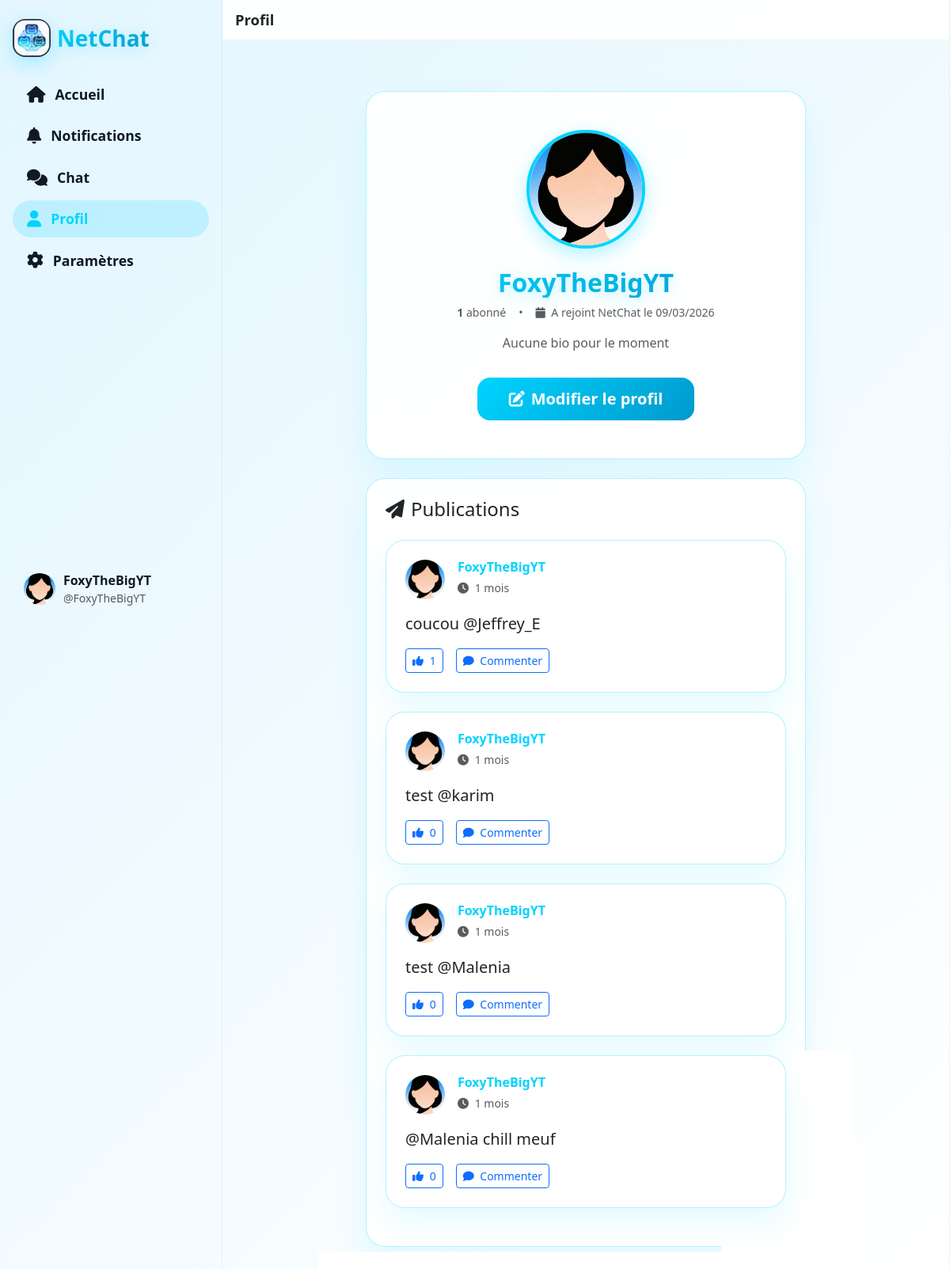
Page /public/profile?id=3 (signed in) on the earlier database version.
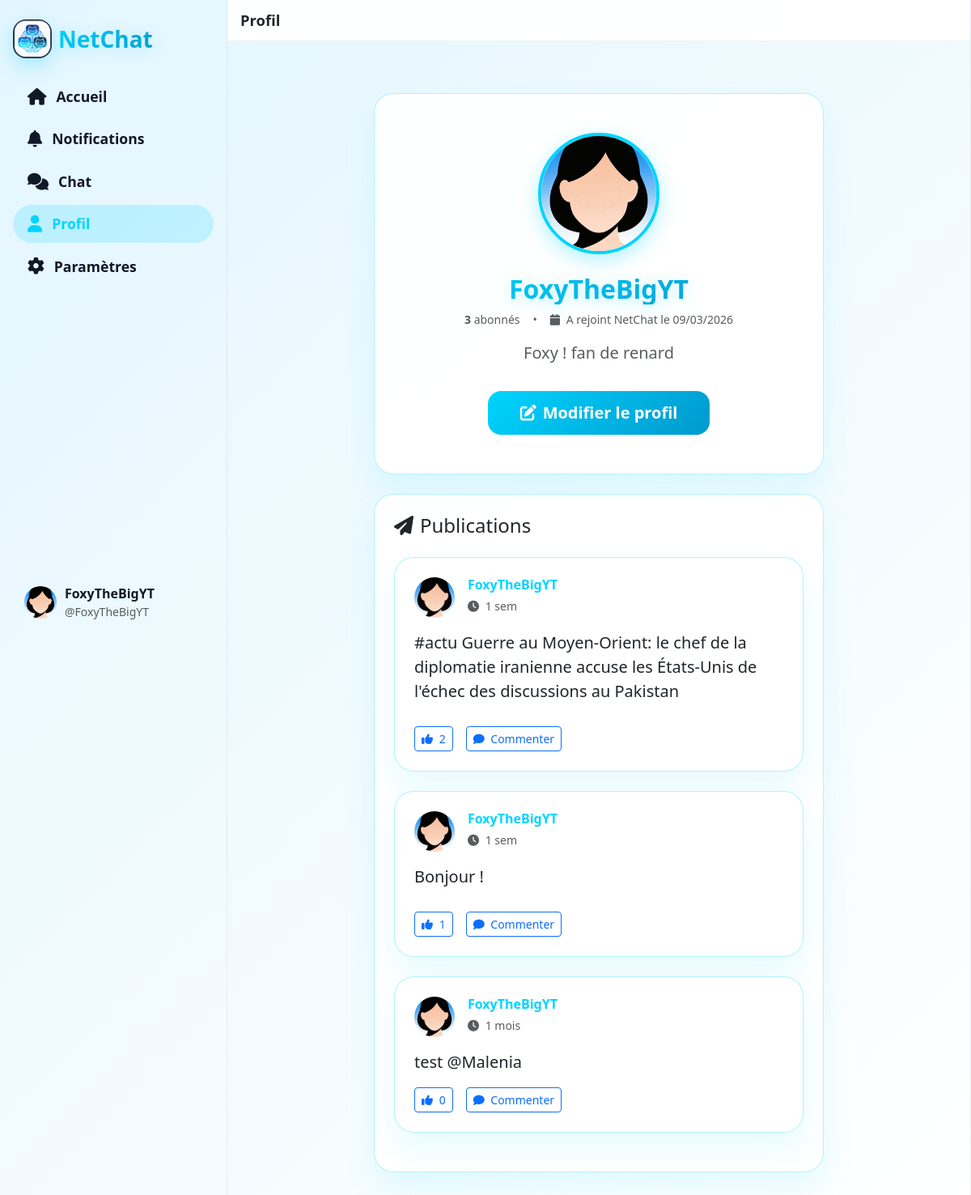
Same page on the later database version.
### tables this page shows
CREATE TABLE IF NOT EXISTS `users` (
  `id` int NOT NULL AUTO_INCREMENT,
  `username` varchar(50) NOT NULL,
  `email` varchar(100) NOT NULL,
  `password_hash` varchar(255) NOT NULL,
  `phone` varchar(20) DEFAULT NULL,
  `age` int DEFAULT NULL,
  `birthdate` date DEFAULT NULL,
  `profile_picture` varchar(255) DEFAULT 'assets/user_icon.png',
  `admin` tinyint(1) NOT NULL DEFAULT '0',
  `followers_count` int UNSIGNED NOT NULL DEFAULT '0',
  `bio` text,
  `status` enum('online','away','busy','offline') DEFAULT 'offline',
  `account_type` enum('user','moderator','administrator') DEFAULT 'user',
  `is_verified` tinyint(1) DEFAULT '0',
  `created_at` timestamp NULL DEFAULT CURRENT_TIMESTAMP,
  `last_login` timestamp NULL DEFAULT NULL,
  `google_id` varchar(100) DEFAULT NULL,
  `github_id` varchar(100) DEFAULT NULL,
  `provider` enum('local','google','github') DEFAULT 'local',
  PRIMARY KEY (`id`),
  UNIQUE KEY `username` (`username`),
  UNIQUE KEY `email` (`email`),
  UNIQUE KEY `unique_google` (`google_id`),
  UNIQUE KEY `unique_github` (`github_id`),
  KEY `idx_users_admin` (`admin`)
);

CREATE TABLE IF NOT EXISTS `posts` (
  `id` int NOT NULL AUTO_INCREMENT,
  `user_id` int NOT NULL,
  `content` text NOT NULL,
  `image_url` varchar(255) DEFAULT NULL,
  `created_at` timestamp NULL DEFAULT CURRENT_TIMESTAMP,
  `updated_at` timestamp NULL DEFAULT CURRENT_TIMESTAMP ON UPDATE CURRENT_TIMESTAMP,
  PRIMARY KEY (`id`),
  KEY `user_id` (`user_id`)
);

### core/BaseController.php (called while the page is built, shortened)
<?php
class BaseController {
    public function __construct() {
        require_once __DIR__ . '/../config/database.php';
        $this->db = Database::getInstance()->getConnection();
    }
    protected function view($viewName, $data = []) {
        require_once __DIR__ . '/helpers.php';
        $data['basePath'] = '/netchat/public';
        extract($data);
        $viewPath = __DIR__ . '/../app/views/' . $viewName . '.php';
        require $viewPath;
    }
}

### app/controllers/ProfileController.php (called while the page is built, shortened)
<?php
require_once __DIR__ . '/../../core/BaseController.php';
require_once __DIR__ . '/../models/User.php';
require_once __DIR__ . '/../models/Post.php';
class ProfileController extends BaseController {
    private $userModel;
    private $postModel;
    public function __construct() {
        $this->userModel = new User($this->db);
        $this->postModel = new Post($this->db);
    }
    public function show() {
        $profile_user_id = isset($_GET['id']) ? (int)$_GET['id'] : $_SESSION['user_id'];
        $profile_user = $this->userModel->findById($profile_user_id);
        $posts = $this->postModel->findByUserId($profile_user_id);
        $profile_picture = $profile_user['profile_picture'] ?? 'assets/user_icon.png';
        $current_user = $this->userModel->findById($_SESSION['user_id']);
        $user_profile_picture = $current_user['profile_picture'] ?? 'assets/user_icon.png';
        $followModel = new Follow($this->db);
        $isFollowing = $followModel->isFollowing($_SESSION['user_id'], $profile_user_id);
        $this->view('profile/show', [
            'profile_user' => $profile_user,
            'profile_user_id' => $profile_user_id,
            'posts' => $posts,
            'profile_picture' => $profile_picture,
            'current_user' => $current_user,
            'user_profile_picture' => $user_profile_picture
            ,'isFollowing' => $isFollowing
        ]);
    }
}

### public/index.php (called while the page is built, shortened)
<?php
$router = new Router();
$router->get('/login', 'AuthController', 'login');
$router->post('/login', 'AuthController', 'login');
$router->get('/register', 'AuthController', 'register');
$router->post('/register', 'AuthController', 'register');
$router->get('/logout', 'LogoutController', 'logout');
$router->get('/', 'DashboardController', 'index');
$router->get('/dashboard', 'DashboardController', 'index');
$router->get('/notifications', 'NotificationsController', 'index');
$router->get('/chat', 'ChatController', 'index');
$router->get('/search', 'SearchController', 'index');
$router->get('/profile', 'ProfileController', 'show');
$router->get('/profil', 'ProfileController', 'show');
$router->get('/settings', 'SettingsController', 'index');
$router->post('/settings', 'SettingsController', 'index');
$router->get('/admin', 'AdminController', 'index');
$router->post('/comment/create', 'CommentController', 'create');
$router->post('/comment/delete', 'CommentController', 'delete');
$router->get('/password/edit', 'PasswordController', 'edit');
$router->post('/password/edit', 'PasswordController', 'edit');
$router->dispatch();

### app/models/User.php (called while the page is built, shortened)
<?php
class User {
    private $db;
    public function __construct($db) {
        $this->db = $db;
    }
    public function findById($id) {
        $stmt = $this->db->prepare("SELECT * FROM users WHERE id = ?");
        $stmt->execute([$id]);
        return $stmt->fetch(PDO::FETCH_ASSOC);
    }
}

### config/database.php (called while the page is built)
<?php
class Database {
    private static $instance = null;
    private $pdo;
    private function __construct() {
        try {
            $this->pdo = new PDO(
                'mysql:host=127.0.0.1;dbname=netchat;charset=utf8mb4',
                'root',
                ''
            );
            $this->pdo->setAttribute(PDO::ATTR_ERRMODE, PDO::ERRMODE_EXCEPTION);
        } catch(PDOException $e) {
            die("Erreur DB: " . $e->getMessage());
        }
    }
    public static function getInstance() {
        if (self::$instance === null) {
            self::$instance = new self();
        }
        return self::$instance;
    }
    public function getConnection() {
        return $this->pdo;
    }
}

### app/models/Post.php (called while the page is built, shortened)
<?php
class Post {
    private $db;
    public function __construct($db) {
        $this->db = $db;
    }
    public function findByUserId($userId, $limit = 20) {
        $limit = (int)$limit;
        $stmt = $this->db->prepare("
            SELECT p.*,
                   COUNT(DISTINCT r.id) as likes
            FROM posts p
            LEFT JOIN reactions r ON p.id = r.post_id AND r.reaction_type = 'like'
            WHERE p.user_id = ?
            GROUP BY p.id
            ORDER BY p.created_at DESC
            LIMIT " . $limit . "
        ");
        $stmt->execute([$userId]);
        return $stmt->fetchAll(PDO::FETCH_ASSOC);
    }
}

### core/helpers.php (called while the page is built, shortened)
<?php
if (!function_exists('relativeTime')) {
    function relativeTime($datetime) {
        $tz = new DateTimeZone('Europe/Paris');
        if (is_numeric($datetime)) {
            $ts = (int) $datetime;
        } else {
            $dt = new DateTime($datetime, $tz);
            $ts = $dt->getTimestamp();
        }
        $now = (new DateTime('now', $tz))->getTimestamp();
        $diff = $now - $ts;
        if ($diff < 2592000) return floor($diff / 604800) . ' sem';
        if ($diff < 31536000) return floor($diff / 2592000) . ' mois';
        $years = floor($diff / 31536000);
        return $years . ' an' . ($years > 1 ? 's' : '');
    }
}

### app/views/profile/show.php (the view, shortened to what the rows shown need)
<?php
include __DIR__ . '/../layouts/header.php';
?>
<div class="nc-layout">
    <aside class="nc-sidebar d-none d-md-block">
        <div class="nc-sidebar-inner">
            <div>
                <a href="<?= $basePath ?? '/netchat/public' ?>/" class="nc-sidebar-logo">
                    <img src="<?= $basePath ?? '/netchat/public' ?>/assets/logo.png" alt="NetChat">
                    <span class="netchat-title fs-3 fw-bold">NetChat</span>
                </a>
                <nav class="nc-sidebar-nav nav flex-column">
                    <a href="<?= $basePath ?? '/netchat/public' ?>/" class="nav-link">
                        <i class="fas fa-home"></i><span>Accueil</span>
                    </a>
                    <a href="<?= $basePath ?? '/netchat/public' ?>/notifications" class="nav-link">
                        <i class="fas fa-bell"></i><span>Notifications</span>
                    </a>
                    <a href="<?= $basePath ?? '/netchat/public' ?>/chat" class="nav-link">
                        <i class="fas fa-comments"></i><span>Chat</span>
                    </a>
                    <a href="<?= $basePath ?? '/netchat/public' ?>/profile?id=<?= (int)$_SESSION['user_id'] ?>" class="nav-link active">
                        <i class="fas fa-user"></i><span>Profil</span>
                    </a>
                    <a href="<?= $basePath ?? '/netchat/public' ?>/settings" class="nav-link">
                        <i class="fas fa-cog"></i><span>Paramètres</span>
                    </a>
                </nav>
            </div>
            <div>
                <a href="<?= $basePath ?? '/netchat/public' ?>/profile?id=<?= (int)$_SESSION['user_id'] ?>" class="nc-sidebar-profile">
                    <img src="<?= $basePath ?? '/netchat/public' ?>/<?= htmlspecialchars($user_profile_picture) ?>" alt="Profil">
                    <div>
                        <div class="fw-semibold"><?= htmlspecialchars($current_user['username'] ?? $_SESSION['username']) ?></div>
                        <div class="text-muted small">@<?= htmlspecialchars($current_user['username'] ?? $_SESSION['username']) ?></div>
                    </div>
                </a>
            </div>
        </div>
    </aside>
    <main class="nc-main-column">
        <div class="nc-main-header">
            <h5>Profil</h5>
        </div>
        <div class="px-4 py-3">
            <div class="container mt-5 mb-5">
                <div class="row justify-content-center">
                    <div class="col-lg-8 col-md-10">
                        <div class="netchat-card p-5 text-center mb-4">
                            <img src="<?= $basePath ?? '/netchat/public' ?>/<?= htmlspecialchars($profile_picture) ?>"
                                 alt="Photo de profil"
                                 class="rounded-circle mb-4"
                                 width="150"
                                 height="150"
                                 style="object-fit: cover; border: 4px solid var(--primary-blue); box-shadow: 0 8px 24px rgba(0, 212, 255, 0.3);">
                            <h2 class="netchat-title mb-2"><?= htmlspecialchars($profile_user['username']) ?></h2>
                            <div class="d-flex justify-content-center align-items-center gap-3 mb-3 text-muted small">
                                <span>
                                    <strong id="followersCount"><?= (int)($profile_user['followers_count'] ?? 0) ?></strong>
                                    abonné<?= (($profile_user['followers_count'] ?? 0) > 1 ? 's' : '') ?>
                                </span>
                                <?php if (!empty($profile_user['created_at'])): ?>
                                    <span>•</span>
                                    <span>
                                        <i class="fas fa-calendar me-1"></i>
                                        A rejoint NetChat le <?= date('d/m/Y', strtotime($profile_user['created_at'])) ?>
                                    </span>
                                <?php endif; ?>
                            </div>
                            <?php if (!empty($profile_user['bio'])): ?>
                                <p class="text-muted fs-5 mb-3" style="max-width: 600px; margin: 0 auto;">
                                    <?= nl2br(htmlspecialchars($profile_user['bio'])) ?>
                                </p>
                            <?php else: ?>
                                <p class="text-muted mb-3">Aucune bio pour le moment</p>
                            <?php endif; ?>
                            <?php if (isset($_SESSION['user_id']) && $_SESSION['user_id'] == $profile_user_id): ?>
                                <a href="<?= $basePath ?? '/netchat/public' ?>/settings" class="btn btn-primary btn-lg mt-3">
                                    <i class="fas fa-edit me-2"></i>Modifier le profil
                                </a>
                            <?php endif; ?>
                        </div>
                        <div class="netchat-card p-4">
                            <h4 class="mb-4">
                                <i class="fas fa-paper-plane me-2"></i>Publications
                            </h4>
                            <?php if (empty($posts)): ?>
                                <div class="text-center py-5">
                                    <i class="fas fa-inbox fa-3x text-muted mb-3" style="opacity: 0.5;"></i>
                                    <p class="text-muted fs-5 mb-0">
                                        <?php if (isset($_SESSION['user_id']) && $_SESSION['user_id'] == $profile_user_id): ?>
                                            Vous n'avez encore rien posté.
                                        <?php else: ?>
                                            Cet utilisateur n'a encore rien posté.
                                        <?php endif; ?>
                                    </p>
                                </div>
                            <?php else: ?>
                                <div class="row">
                                    <?php foreach ($posts as $post): ?>
                                        <div class="col-12 mb-4">
                                            <div class="netchat-card p-4">
                                                <div class="d-flex align-items-start mb-3">
                                                    <img src="<?= $basePath ?? '/netchat/public' ?>/<?= htmlspecialchars($profile_picture) ?>"
                                                         class="rounded-circle me-3"
                                                         width="50"
                                                         height="50"
                                                         style="object-fit:cover;"
                                                         alt="Profil">
                                                    <div class="flex-grow-1">
                                                        <h6 class="mb-1 fw-bold link-netchat"><?= htmlspecialchars($profile_user['username']) ?></h6>
                                                        <small class="text-muted">
                                                            <i class="fas fa-clock me-1"></i>
                                                            <?= relativeTime($post['created_at']) ?>
                                                        </small>
                                                    </div>
                                                </div>
                                                <p class="fs-5 mb-3">
                                                    <?= nl2br(htmlspecialchars($post['content'])) ?>
                                                </p>
                                                <div class="d-flex gap-3 align-items-center">
                                                    <button class="btn btn-outline-primary btn-sm">
                                                        <i class="fas fa-thumbs-up me-1"></i> <?= (int)$post['likes'] ?>
                                                    </button>
                                                    <button class="btn btn-outline-primary btn-sm">
                                                        <i class="fas fa-comment me-1"></i> Commenter
                                                    </button>
                                                </div>
                                            </div>
                                        </div>
                                    <?php endforeach; ?>
                                </div>
                            <?php endif; ?>
                        </div>
                    </div>
                </div>
            </div>
        </div>
    </main>
</div>
<?php include __DIR__ . '/../layouts/footer.php'; ?>

Differences in the rows shown:
removed posts: user.profile_picture (picture), user.username "FoxyTheBigYT", created_at "1 mois", content "coucou @Jeffrey_E", likes "1"
removed posts: user.profile_picture (picture), user.username "FoxyTheBigYT", created_at "1 mois", content "test @karim", likes "0"
removed posts: user.profile_picture (picture), user.username "FoxyTheBigYT", created_at "1 mois", content "@Malenia chill meuf", likes "0"
changed users "FoxyTheBigYT": followers_count "1" → "3"; bio (not shown) → "Foxy ! fan de renard"
added posts: user.profile_picture (picture), user.username "FoxyTheBigYT", created_at "1 sem", content "#actu Guerre au Moyen-Orient: le chef de la diplomatie iranienne accuse les États-Unis de l'échec des discussions au Pakistan", likes "2"
added posts: user.profile_picture (picture), user.username "FoxyTheBigYT", created_at "1 sem", content "Bonjour !", likes "1"
Other differences:
text no longer shown: "Aucune bio pour le moment"
text now shown: "s"
